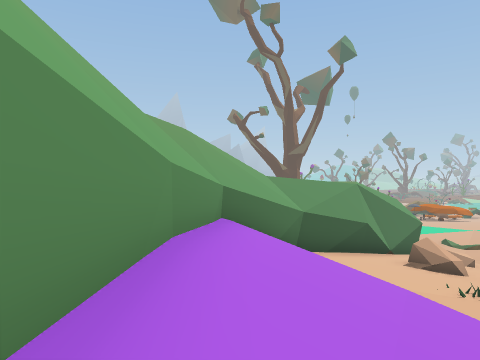
view 1 (above)

16 first-person views from a walk through a Unity game level. The camera is 1.2 m above the floor, looks level and sees 70° across. The floor is counted in squares, 2 m on a side. Each view is taken from the middle of a square. On the plan, view 1 faces up. The plan holds only what a view shows up to about 10 squares ahead; the rest is blank. The place goes on beyond the plan. The player character is not drawn. Some animated figures are not drawn. Some surface patterns are stand-ins.

view 2
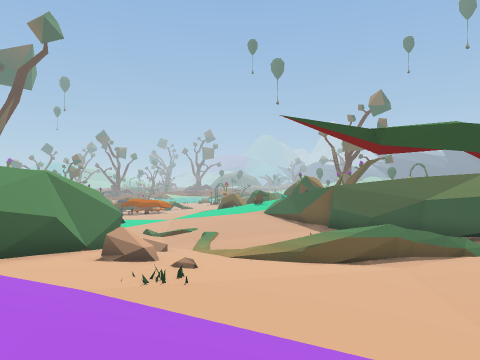

view 3
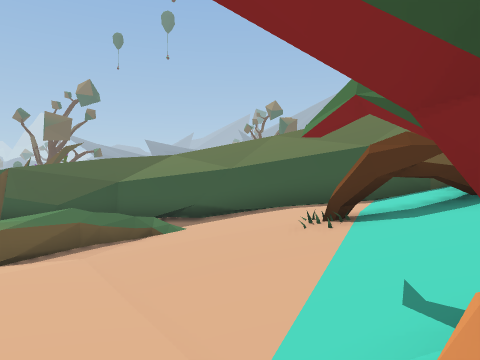

view 4
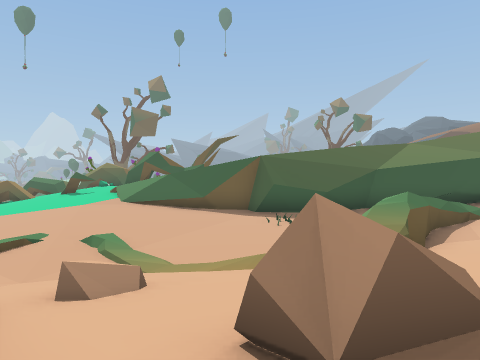

view 5
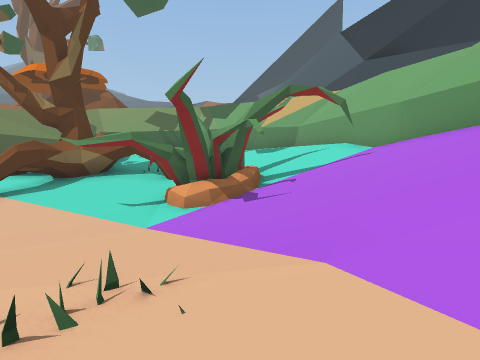

view 6
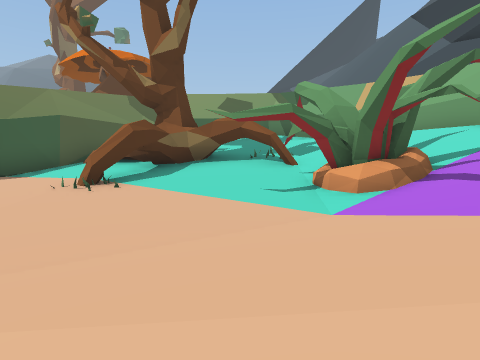

view 7
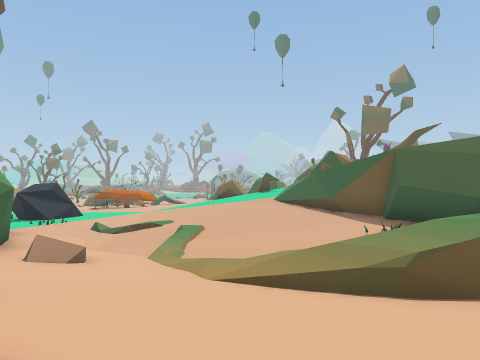

view 8
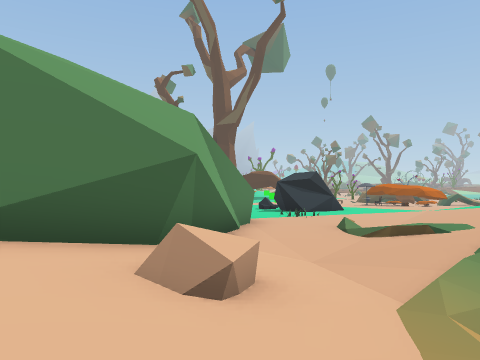

view 9
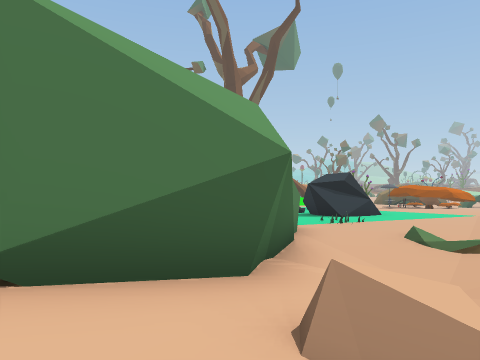

view 10
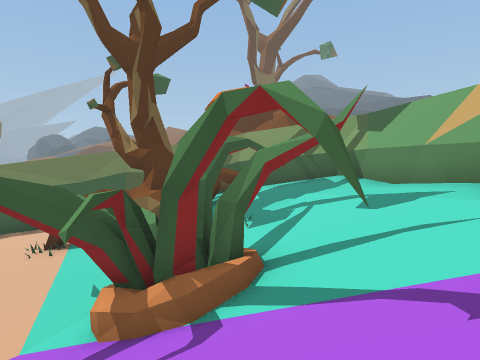

view 11
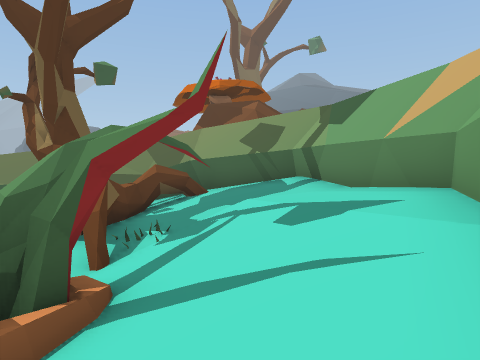

view 12
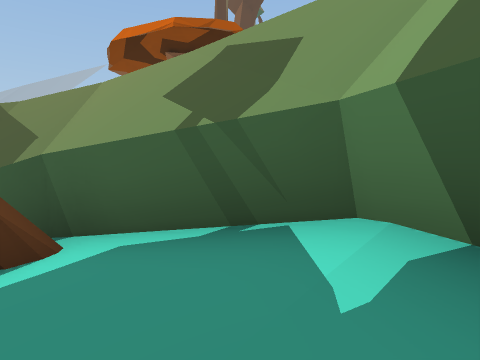

view 13
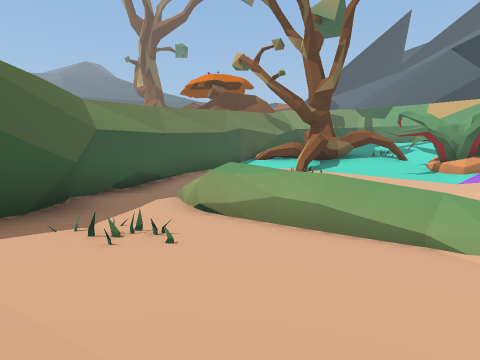

view 14
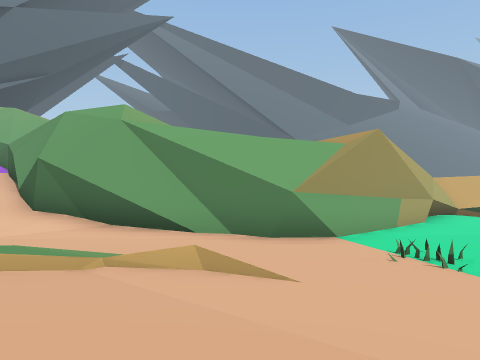

view 15
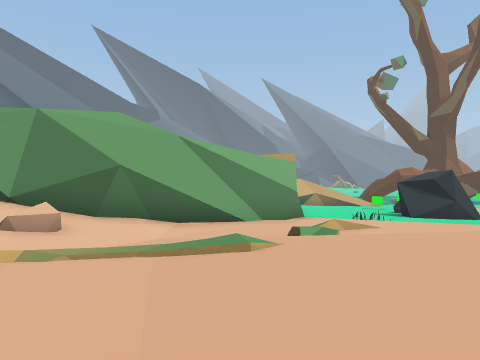

view 16
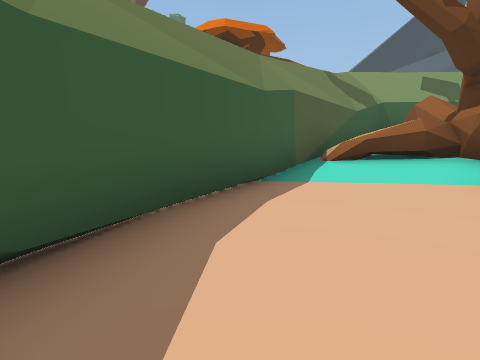

### Floor plan
Key: @ floor where view 1 was taken; # wall or solid block; . main floor; - floor 1.5 m lower than the main floor; : floor 1.75 m higher than the main floor; + floor 3.25 m higher than the main floor; / step, stairs or slope; = window, fence, low wall or low ledge; ^ raised ledge; v drop or lower ground; R rock; O other object.
Columns run from 1 left of view 1 to 13 right of it. Each row starts with its distance up from view 1.
 19       ##-------
 18        #--O----
 17        ##-----.
 16         #----..
 15        ##---...
 14        #----...
 13        #---....
 12       ##.-.....
 11      ##.R-.....
 10    ###../......
  9   ##...../.....
  8   #...R../...O.
  7  #/......///...
  6 ^^ /.O....===..
  5 #///.......=#..
  4 #///........#=.
  3 #////..........
  2 #////..........
  1 #/////........#
  0 #@=/##........#
 -1 #+//##=::=::::#
 -2 ##////#=:#:::##
 -3  #+///O###^:##
 -4  ##++/++#vv##
 -5   #++++++#v^
 -6   ###++++##
 -7     ######
 -8
 -9             ##
-10             ##

Positions as (right, up) in squares from view 1, and headings:
1: (0, 0), facing up
2: (1, 1), facing up-right
3: (3, 1), facing right
4: (3, 9), facing right
5: (3, 7), facing down
6: (6, 6), facing down
7: (5, 5), facing up-right
8: (7, 8), facing up
9: (6, 9), facing up
10: (0, 2), facing down-right
11: (0, 0), facing down-right
12: (4, -5), facing down-right
13: (11, 11), facing down
14: (13, 16), facing left
15: (13, 9), facing up-left
16: (12, 3), facing down
